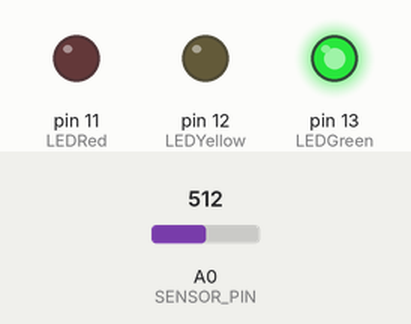
The sketch below on a simulated Arduino Uno, built with avr-gcc and run on an emulated ATmega328P. Parts: output pins drawn as LEDs (lit = HIGH). The test bench sets the inputs (shaded band); at power-on: A0 (SENSOR_PIN) = 512. What the sketch prints to the serial monitor is not drawn.

Above: at 1.2 s.
1.3 s: A0 (SENSOR_PIN) set to 716
At 1.8 s:
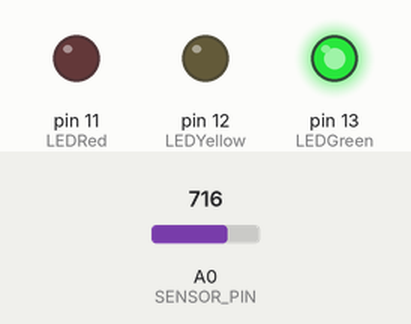
2.8 s: A0 (SENSOR_PIN) set to 306
At 4.2 s:
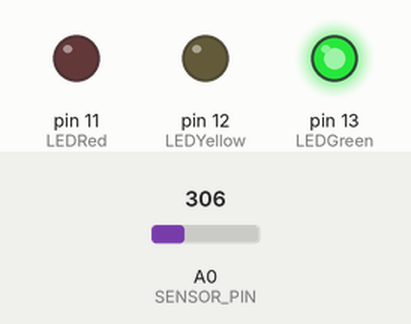
Timing chart, 0 to 5.8 s (numbered marks = the images above; inputs shaded):
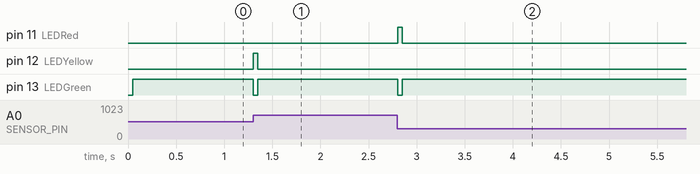

Measured:
- after the input at 1.3 s, pin 12 (LEDYellow): LOW → HIGH at once, → LOW 0.05 s later; pin 13 (LEDGreen): HIGH → LOW at once, → HIGH 0.05 s later
- after the input at 2.8 s, pin 11 (LEDRed): LOW → HIGH at once, → LOW 0.05 s later; pin 13 (LEDGreen): HIGH → LOW at once, → HIGH 0.05 s later

The sketch:

5_Sound_Sensor_Traffic_Light.ino
```cpp
const int sampleWindow = 50;                              // Sample window width in mS (50 mS = 20Hz)
unsigned int sample;

int LEDRed = 11;
int LEDYellow = 12;
int LEDGreen = 13;

#define SENSOR_PIN A0
void setup ()
{
  pinMode (SENSOR_PIN, INPUT); // Set the signal pin as input
  pinMode(LEDRed, OUTPUT);
  pinMode(LEDYellow, OUTPUT);
  pinMode(LEDGreen, OUTPUT);
  Serial.begin(9600);
}


void loop ()
{
   unsigned long startMillis= millis();                   // Start of sample window
   float peakToPeak = 0;                                  // peak-to-peak level

   unsigned int signalMax = 0;                            //minimum value
   unsigned int signalMin = 4095;                         //maximum value

                                                          // collect data for 50 mS
   while (millis() - startMillis < sampleWindow)
   {
      sample = analogRead(SENSOR_PIN);                    //get reading from microphone
      if (sample < 4095)                                  // toss out spurious readings
      {
         if (sample > signalMax)
         {
            signalMax = sample;                           // save just the max levels
         }
         else if (sample < signalMin)
         {
            signalMin = sample;                           // save just the min levels
         }
      }
   }

   peakToPeak = signalMax - signalMin;                    // max - min = peak-peak amplitude
   int db = map(peakToPeak,50,500,49.5,90);             //calibrate for deciBels
   Serial.println(db);

   if (db <= 50)
    {
      digitalWrite(LEDGreen, HIGH);
      digitalWrite(LEDYellow, LOW);
      digitalWrite(LEDRed, LOW);
    }
    else if (db > 50 && db < 75)
    {
      digitalWrite(LEDGreen, LOW);
      digitalWrite(LEDYellow, HIGH);
      digitalWrite(LEDRed, LOW);
    }
    else if (db >= 75)
    {
      digitalWrite(LEDGreen, LOW);
      digitalWrite(LEDYellow, LOW);
      digitalWrite(LEDRed, HIGH);
    }
}
```
